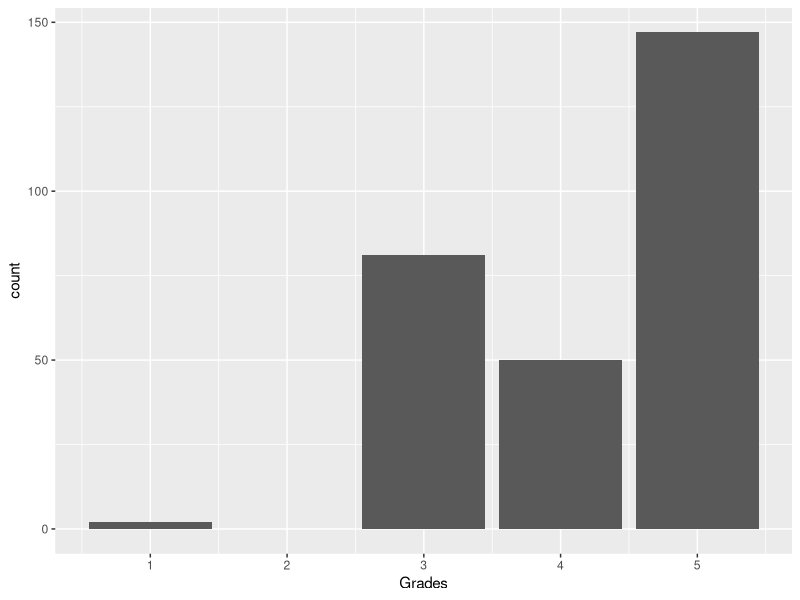
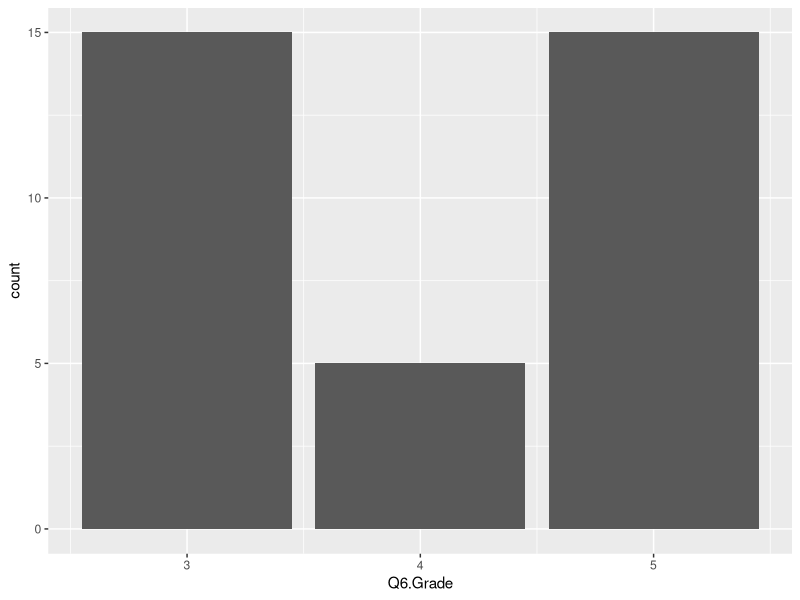
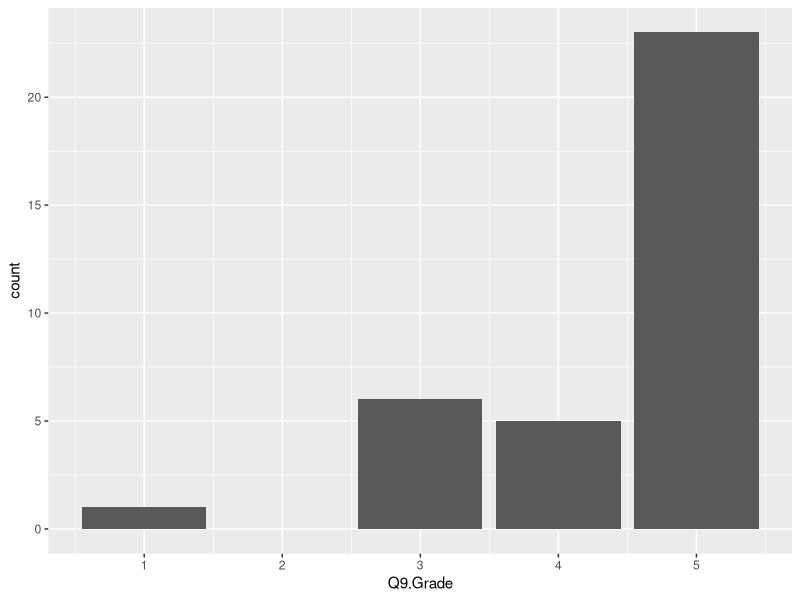
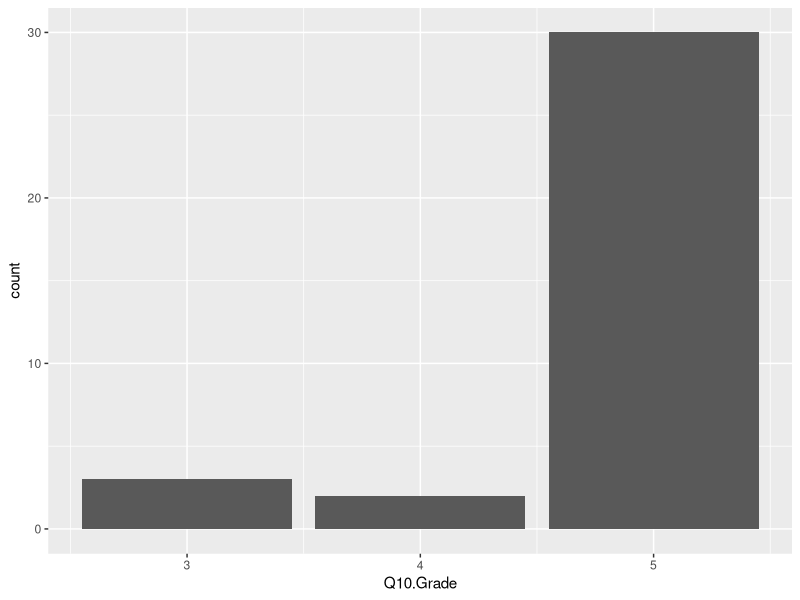
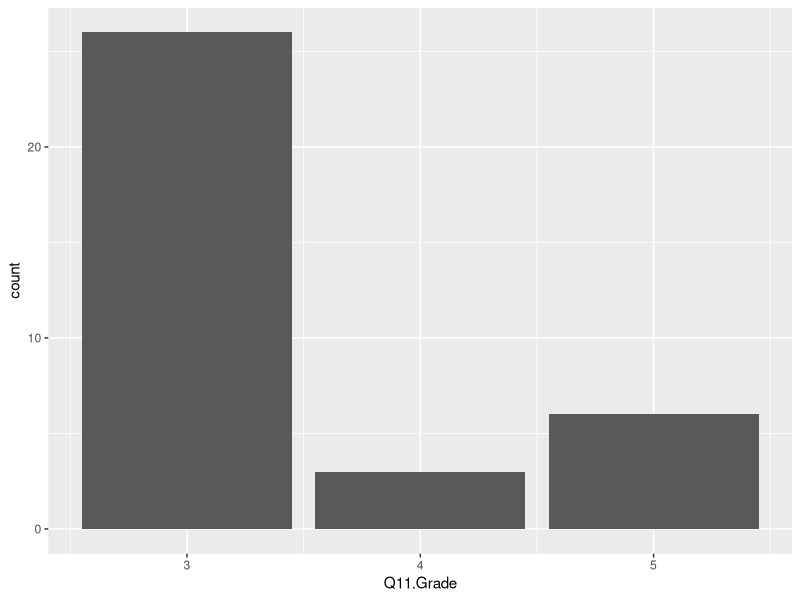
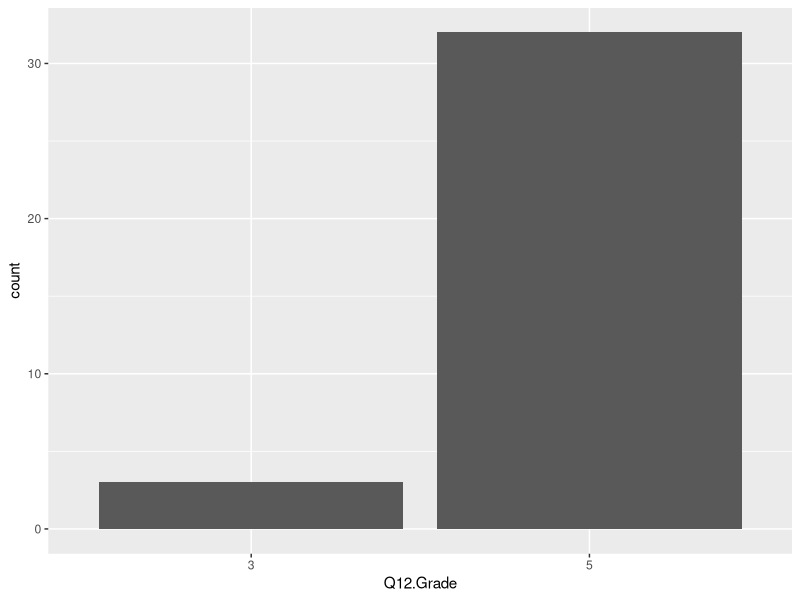
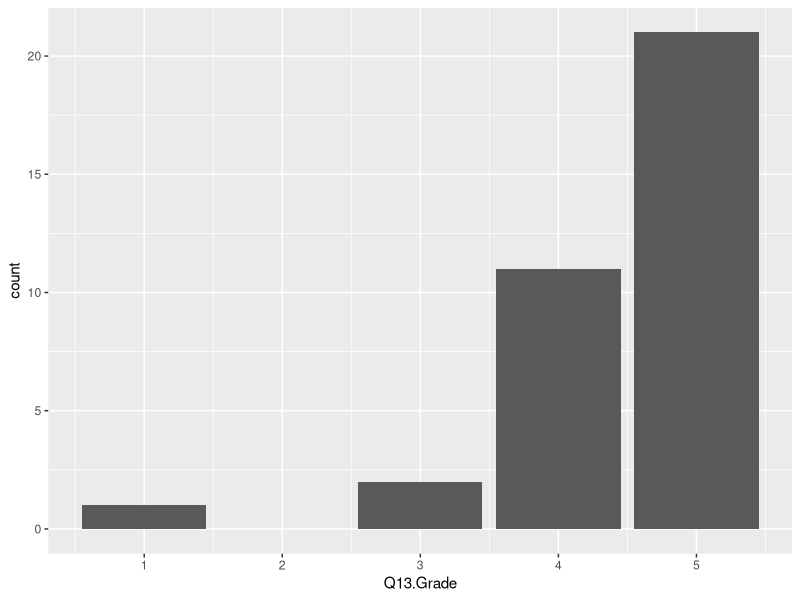
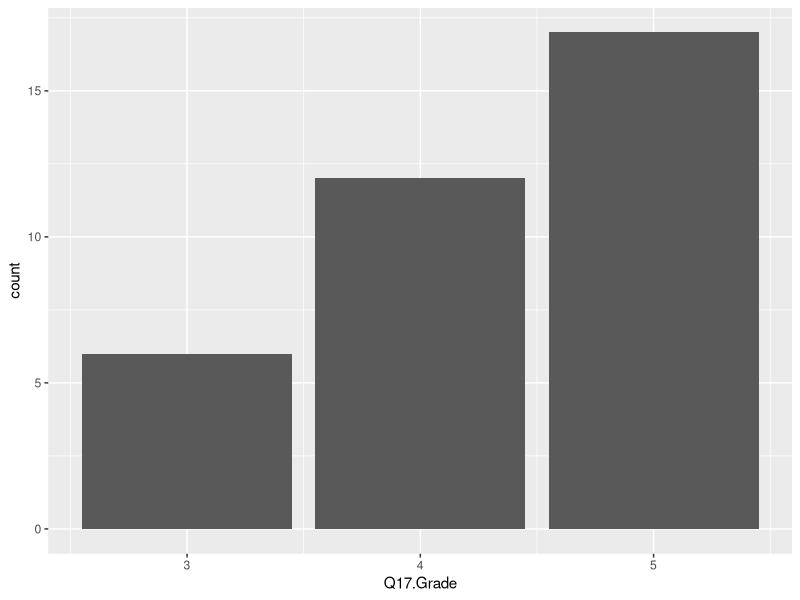

These charts were generated, in order, by the following R code:
## ---- chunk 1
knitr::opts_chunk$set(echo = TRUE)
## ---- chunk 2
setwd("~/Documents/FROST-SUMMER-2022/Winter2021")

library(tidyverse)
library(readxl)  
CK9.1 <- read_excel("FROST Grading CK 9.1_final (Winter 2021).xlsx")
## ---- chunk 3
CK9.1_clean = subset(CK9.1, select = -c(Student:GroupCK.9.1))

CK9.1_clean <- drop_na(CK9.1_clean)
## ---- chunk 4
CK9.1_all <- data.frame(unlist(CK9.1_clean))
colnames(CK9.1_all)[1] <- "Grades"
## ---- chunk 5
CK9.1_all %>%
  count(Grades)
## ---- chunk 6
CK9.1_all %>%
  ggplot() +
  geom_bar(aes(x = Grades))
## ---- chunk 7
CK9.1_clean %>%
  count(Q6.Grade)
## ---- chunk 8
CK9.1_clean %>%
  ggplot() +
  geom_bar(aes(x = Q6.Grade))
## ---- chunk 9
CK9.1_clean %>%
  count(Q9.Grade)
## ---- chunk 10
CK9.1_clean %>%
  ggplot() +
  geom_bar(aes(x = Q9.Grade))
## ---- chunk 11
CK9.1_clean %>%
  count(Q10.Grade)
## ---- chunk 12
CK9.1_clean %>%
  ggplot() +
  geom_bar(aes(x = Q10.Grade))
## ---- chunk 13
CK9.1_clean %>%
  count(Q11.Grade)
## ---- chunk 14
CK9.1_clean %>%
  ggplot() +
  geom_bar(aes(x = Q11.Grade))
## ---- chunk 15
CK9.1_clean$Q12.Grade <- as.factor(CK9.1_clean$Q12.Grade)

CK9.1_clean %>%
  count(Q12.Grade)
## ---- chunk 16
CK9.1_clean %>%
  ggplot() +
  geom_bar(aes(x = Q12.Grade))
## ---- chunk 17
CK9.1_clean %>%
  count(Q13.Grade)
## ---- chunk 18
CK9.1_clean %>%
  ggplot() +
  geom_bar(aes(x = Q13.Grade))
## ---- chunk 19
CK9.1_clean %>%
  count(Q17.Grade)
## ---- chunk 20
CK9.1_clean %>%
  ggplot() +
  geom_bar(aes(x = Q17.Grade))
## ---- chunk 21
CK9.1_clean %>%
  count(Q28.Grade)
## ---- chunk 22
CK9.1_clean %>%
  ggplot() +
  geom_bar(aes(x = Q28.Grade))
